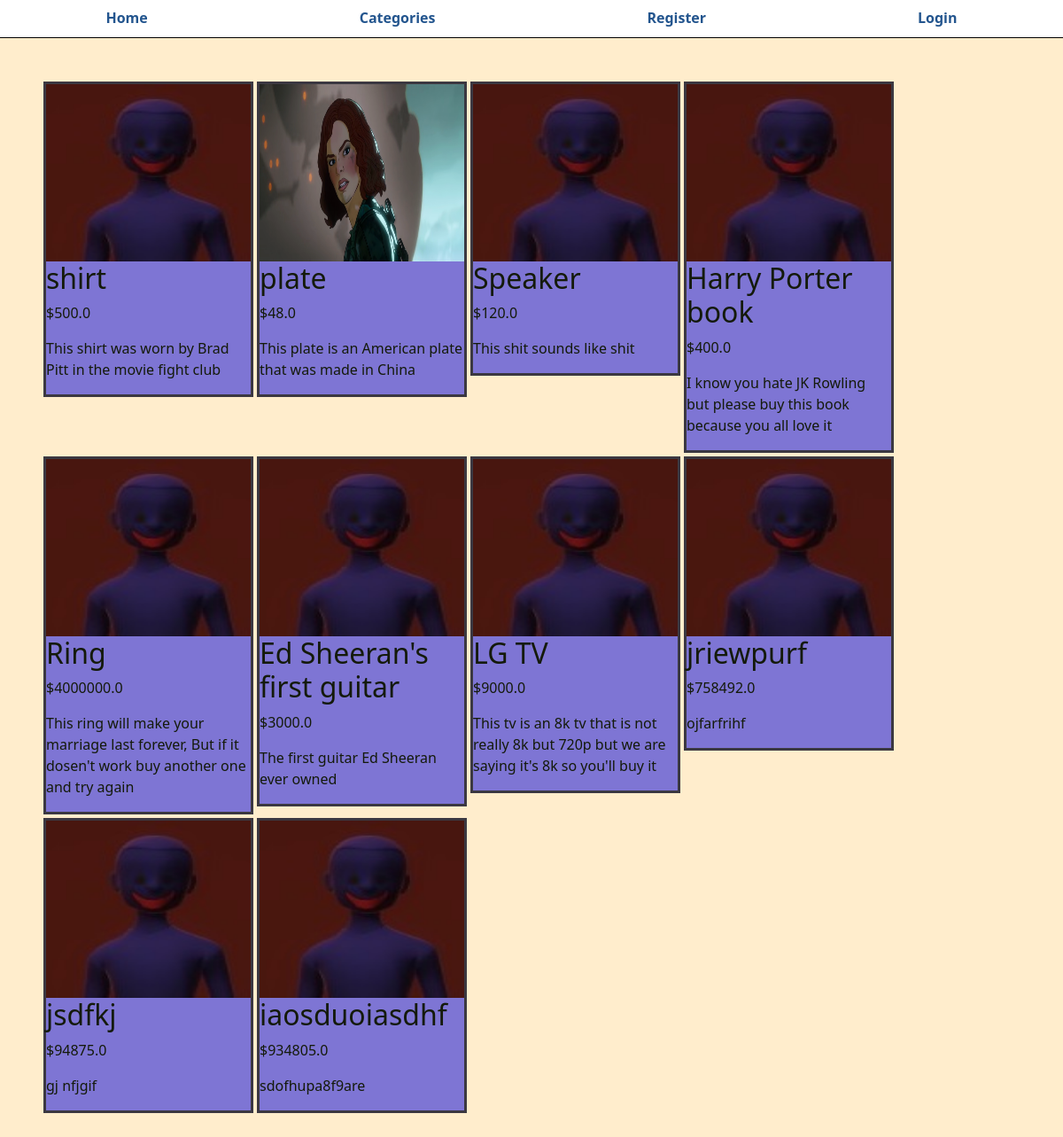
The page / on the database its author committed.
### app/models.py (models this page shows, shortened)
class Product(db.Model):
    id = db.Column(db.Integer, primary_key=True, nullable=False)
    name = db.Column(db.String(30), nullable=False)
    description = db.Column(db.Text)
    quantity = db.Column(db.Integer, nullable=False, default=1)
    price = db.Column(db.Float, nullable=False)
    product_pic = db.Column(db.String(60), nullable=False, default='default.jpg')
    created_at = db.Column(db.DateTime,nullable=False, default=datetime.utcnow)
    seller_id = db.Column(db.Integer, db.ForeignKey('user.id'), nullable=True)
    category = db.Column(db.String(60), nullable=False)

### app/routes.py (the view)
@app.route('/')
def home():
	goods = Product.query.all()
	return render_template('home.html', title='Products', goods=goods)

### app/templates/home.html
{% extends 'layout.html' %}
{% block content %}
    <div class='card-row'>
        {% for good in goods %}
            {% if good.quantity > 0 %}
                <a href='{{url_for('single_product', product_id=good.id)}}'>
                    <div class='card-col'>
                        <img src="{{ url_for('static', filename='profile_pic/' + good.product_pic ) }}">
                        <h2>{{good.name}}</h2>
                        <p>${{good.price}}</p>
                        <p>{{good.description}}</p>
                    </div>
                </a>
            {% endif %}
        {% endfor %}
    </div>
{% endblock content %}

### app/templates/layout.html (shortened to what this page needs)
<!DOCTYPE html>
<html lang="en">
    <head>
        <link rel='stylesheet' href="{{url_for('static', filename='css/bootstrap.css')}}">
        <link rel='stylesheet' href="{{url_for('static', filename='main.css')}}">
    </head>
    <body>
        {% if current_user.is_authenticated %}
            <nav>
                <span><a href='{{url_for("home")}}'>Home</a></span>
                <span><a href='{{url_for("categories")}}'>Categories</a></span>
                <span><a href='{{url_for("cart")}}'>Cart</a></span>
                <span><a href='{{url_for("user", id=current_user.id)}}'>Account</a></span>
                <span><a href='{{url_for("logout")}}'>Log out</a></span>
            </nav>
        {% else %}
            <nav>
                <span><a href='{{url_for("home")}}'>Home</a></span>
                <span><a href='{{url_for("categories")}}'>Categories</a></span>
                <span><a href='{{url_for("reg")}}'>Register</a></span>
                <span><a href='{{url_for("login")}}'>Login</a></span>
            </nav>
        {% endif %}
        {% block content %}{% endblock content %}
    </body>
</html>

### app/static/main.css (style rules this page uses)
html, body { background-color: rgb(255, 237, 204); }
nav { display: flex; background: white; border-bottom: 1px solid black; justify-content: space-around; align-items: center; line-height: 40px; transition: all 4s; }
nav span a { flex: 1; display: inline-block; position: relative; font-weight: 600; text-align: center; text-decoration: none; color: rgb(35, 85, 142); transform: scale(6px, 6px); }
nav span::after { content: ""; width: 0%; height: 2px; background:#f44336; position: relative; display: block; transition: 1s; }
.card-row { display: grid; width: 80%; margin: 49px; grid-template-columns: repeat(4, 1fr); column-gap: 4px; row-gap: 4px; }
.card-row a { text-decoration: none; color: rgb(20, 26, 10); }
.card-col { border: #3b3841 solid 3px; background-color: rgb(126, 117, 212); }
.card-col img { width: 100%; height: 200px; }

### rows shown on the page
Product: product_pic (placeholder picture), name "shirt", price "500.0", description "This shirt was worn by Brad Pitt in the movie fight club"
Product: product_pic (placeholder picture), name "plate", price "48.0", description "This plate is an American plate that was made in China"
Product: product_pic (placeholder picture), name "Speaker", price "120.0", description "This shit sounds like shit"
Product: product_pic (placeholder picture), name "Harry Porter book", price "400.0", description "I know you hate JK Rowling but please buy this book because you all love it"
Product: product_pic (placeholder picture), name "Ring", price "4000000.0", description "This ring will make your marriage last forever, But if it dosen't work buy another one and try again"
Product: product_pic (placeholder picture), name "Ed Sheeran's first guitar", price "3000.0", description "The first guitar Ed Sheeran ever owned"
Product: product_pic (placeholder picture), name "LG TV", price "9000.0", description "This tv is an 8k tv that is not really 8k but 720p but we are saying it's 8k so you'll buy it"
Product: product_pic (placeholder picture), name "jriewpurf", price "758492.0", description "ojfarfrihf"
Product: product_pic (placeholder picture), name "jsdfkj", price "94875.0", description "gj nfjgif"
Product: product_pic (placeholder picture), name "iaosduoiasdhf", price "934805.0", description "sdofhupa8f9are"
